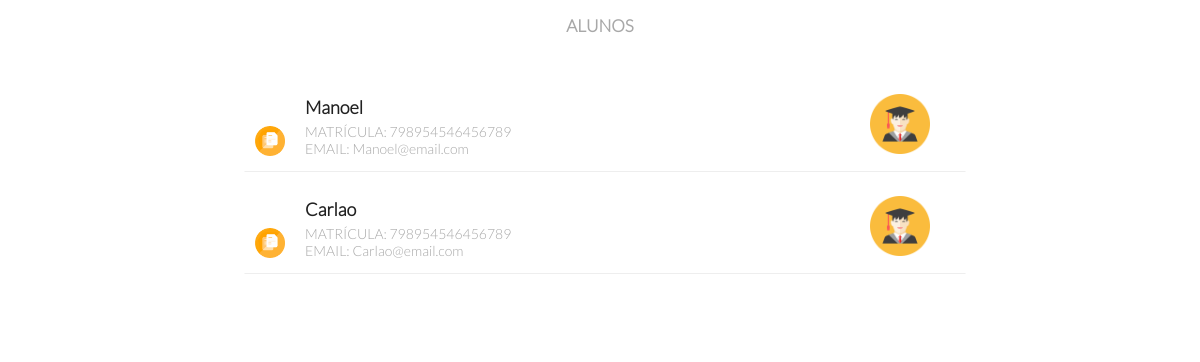
Screenshot of /Controle/controladorListarAlunos.php with the database file from the repository.
### tables this page shows
CREATE TABLE `aluno` (
  `idAluno` int(11) NOT NULL,
  `nome` varchar(200) NOT NULL,
  `cpf` varchar(50) DEFAULT NULL,
  `email` varchar(100) DEFAULT NULL,
  `dataNascimento` date NOT NULL,
  `sexo` varchar(10) DEFAULT NULL,
  `matricula` varchar(50) NOT NULL
);

### Modelo/DAO/classeAlunoDAO.php (called while the page is built, shortened)
<?php
class classeAlunoDAO {
    public function listarAluno() {
        try {
            $pdo = conexao::getInstance();
            $sql = "SELECT * FROM Aluno";
            $stmt = $pdo->prepare($sql);
            $stmt->execute();
            $alunos = array();
            While ($aluno = $stmt->fetchObject(__CLASS__)) {
                $alunos[] = $aluno;
            }
            return $alunos;
        } catch (Exception $exc) {
            echo $exc->getTraceAsString();
        }
    }
}
?>

### Controle/controladorListarAlunos.php (the view, shortened to what this page needs)
<head>
    <link rel="stylesheet" type="text/css" href="../Visao/css/esttilosdelistas.css">
</head>
<header>Alunos</header>
<div class='corpolista'>
    <?php
    require_once '../Modelo/DAO/classeAlunoDAO.php';
    $novoAlunoDAO = new classeAlunoDAO();
    $alunos = $novoAlunoDAO->listarAluno();
    if (isset($alunos)) {
        foreach ($alunos as $aluno) {
            echo '<ul class="lista" id="listaraluno">';
                ?>
                <?php
            echo "<li class='alterar'>"
            . "<a href='controladorAlterarAluno.php?idAluno="
            . $aluno->idAluno . "' onclick='return checkDelete()'>"
            . "<img src='../Visao/img/Att.png'></a></li>";
            echo "<li class='nome'>";
            echo $aluno->nome;
            echo '</li>';
            echo "<li class='cpf'>MATRÍCULA: ";
            echo $aluno->matricula;
            echo '</li>';
            echo "<li class='email'>EMAIL: ";
            echo $aluno->email;
            echo '</li>';
            echo "<li class='imagem'>";
            echo "<img src='../Visao/img/student.png'>";
            echo '</li>';
            echo "</ul>";
        }
    }
    echo "</div>";
    ?>

### Visao/css/esttilosdelistas.css (style rules this page uses)
header { position: fixed; width: 100%; z-index: 2; font-size: 17px; margin: 0; color: #a8a8a8; text-transform: uppercase; padding: 15px 0; text-align: center; background: white; font-weight: bolder }
.corpolista { width: 800px; margin: 0 auto; padding: 30px 5px; background: white; padding-bottom: 50px; margin-top: 50px; position: absolute; left: 50%; margin-left: -400px; }
.lista { width: 700px; margin: 0 auto; list-style: none; margin-bottom: 10px; padding: 10px; position: relative; border: 1px solid transparent; border-bottom: 1px solid #eee; -webkit-transition: transform 0.3s ease-in-out; transition: border 0.3s ease-in-out; }
.lista .alterar { height: 30px; position: absolute; top: 45px; }
.lista .alterar img { height: 30px; }
.lista .nome { width: 400px; margin-left: 50px; font-size: 18px; padding: 5px 0; color: #212121; font-weight: bolder }
.lista .cpf { width: 400px; margin-left: 50px; font-size: 14px; color: #a8a8a8 }
.lista .EMAIL { width: 400px; margin-left: 50px; font-size: 14px; color: #a8a8a8 }
.lista .imagem { height: 60px; padding: 5px; position: absolute; right: 30px; top: 8px }
.lista .imagem img { height: 60px; }
#listaraluno { height: 70px; overflow: hidden; transition: height 0.3s linear; }

### rows the page displays
aluno: nome "Manoel", matricula "798954546456789", email "Manoel@email.com"
aluno: nome "Carlao", matricula "798954546456789", email "Carlao@email.com"
